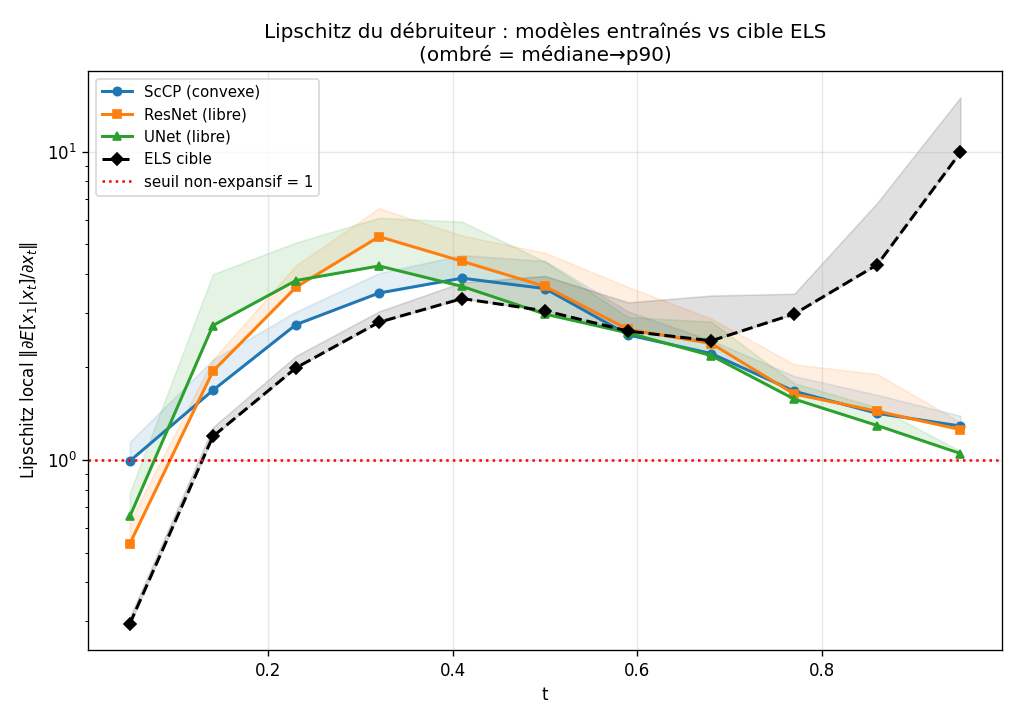

Python code for this plot:
"""MESURE 2 (décisive) : constante de Lipschitz locale du DÉBRUITEUR des modèles
ENTRAÎNÉS (couplage indep, checkpoints temp-5), à superposer sur la cible ELS/global
de la mesure 1. Débruiteur = x + (1-t)·v_model(x,t) (même convention que le r² NIFTY).

Question qui tranche le 'prix de la convexité' :
  - ScCP (prox convexe + w-bias) est-il PLAFONNÉ (L≲1, sous la cible ELS) ?  -> le w-bias
    ne décapsule pas, la contrainte convexe MORD, le prix est réel et localisé.
  - ou atteint-il L~2-3 comme ELS ?  -> w-bias/K fini le sortent de la classe, PAS de prix.
Et : ScCP a-t-il un L systématiquement < ResNet/UNet libres (signature de la contrainte) ?

Mêmes points xt que la mesure 1 (données held-out, indep) -> courbes directement comparables.
Sortie : model_lipschitz.png , model_lipschitz_metrics.txt (logge dans claude.log)
Usage : ~/.venvs/unn/bin/python model_lipschitz.py --nq 16 --nt 11
"""
import argparse, time, torch, numpy as np, matplotlib
matplotlib.use("Agg"); import matplotlib.pyplot as plt
from nifty_els_fm import (mnist_train, build_dict, gauss_patch_weight,
                          ex1_els_nifty, load_model, model_velocity, DIM, S, dev)
from target_lipschitz import lipschitz_els
from models.architectures import SmallUNet

LOG = open("claude.log", "a")
def log(*a): print(*a, flush=True); print(*a, file=LOG, flush=True)


@torch.no_grad()
def lipschitz_denoiser(vel_fn, x, t, niter=15, eps=1e-3):
    """L = ‖J‖ du débruiteur f(x)=x+(1-t)·v(x,t), power-iteration à diff. finies."""
    omt = max(1.0 - t, 1e-2)
    f = lambda z: z + omt * vel_fn(z, t)
    b = x.shape[0]
    v = torch.randn(b, DIM, device=dev); v /= v.norm(dim=1, keepdim=True)
    lam = torch.zeros(b, device=dev)
    for _ in range(niter):
        Jv = (f(x + eps * v) - f(x - eps * v)) / (2 * eps)
        lam = (v * Jv).sum(1)
        v = Jv / (Jv.norm(dim=1, keepdim=True) + 1e-30)
    return lam


def q(x, p): return torch.quantile(x, p).item()


def main():
    ap = argparse.ArgumentParser()
    ap.add_argument("--nq", type=int, default=16)
    ap.add_argument("--nt", type=int, default=11)
    ap.add_argument("--nsub", type=int, default=600)
    ap.add_argument("--P", type=int, default=7)
    args = ap.parse_args()
    log(f"\n===== MESURE 2 : Lipschitz débruiteur des modèles entraînés {time.strftime('%F %T')} =====")
    t0 = time.time()

    sccp = load_model("results/temp-5/ConvScCP_k3_K6_ic128_L1_LNO/model.pt", K=6, ic=128, kernel=3)
    resnet = load_model("results/temp-5/MinimalResNetFM_L6_ic256/model.pt", K=6, ic=128, kernel=3)
    unet = SmallUNet(in_channels=1).to(dev)
    unet.load_state_dict(torch.load("results/temp-5/SmallUNet_baseline/model.pt",
                                    map_location=dev, weights_only=True)); unet.eval()
    log("[load] SmallUNet_baseline")
    vel = {"ScCP (convexe)": lambda x, t: model_velocity(sccp, x, t),
           "ResNet (libre)": lambda x, t: model_velocity(resnet, x, t),
           "UNet (libre)":   lambda x, t: unet(torch.cat([x, torch.full((x.shape[0],1), t, device=dev)],1))}

    Xsub = mnist_train(args.nsub, seed=0); X1 = Xsub.view(args.nsub, DIM)
    Xq = mnist_train(args.nq, seed=1).view(args.nq, DIM)
    pat, pn = build_dict(Xsub, args.P); gw = gauss_patch_weight(args.P)

    ts = np.linspace(0.05, 0.95, args.nt)
    curves = {k: {"med": [], "p90": []} for k in list(vel) + ["ELS cible"]}
    for t in ts:
        x0 = torch.randn_like(Xq); xt = t * Xq + (1 - t) * x0
        line = f"t={t:.3f} |"
        for k, fn in vel.items():
            L = lipschitz_denoiser(fn, xt, float(t))
            curves[k]["med"].append(q(L, .5)); curves[k]["p90"].append(q(L, .9))
            line += f" {k}: med={q(L,.5):.2f} p90={q(L,.9):.2f} |"
        Le = lipschitz_els(xt, float(t), pat, pn, args.P, gw)
        curves["ELS cible"]["med"].append(q(Le, .5)); curves["ELS cible"]["p90"].append(q(Le, .9))
        line += f"  ELS: med={q(Le,.5):.2f}"
        log(line)

    T_ = list(ts)
    fig, ax = plt.subplots(1, 1, figsize=(8.5, 6))
    styl = {"ScCP (convexe)": ("C0", "-o"), "ResNet (libre)": ("C1", "-s"),
            "UNet (libre)": ("C2", "-^"), "ELS cible": ("k", "--D")}
    for k in curves:
        c, m = styl[k]
        ax.plot(T_, curves[k]["med"], m, color=c, label=k, lw=1.8, ms=5)
        ax.fill_between(T_, curves[k]["med"], curves[k]["p90"], color=c, alpha=.12)
    ax.axhline(1.0, color="r", ls=":", lw=1.5, label="seuil non-expansif = 1")
    ax.set_yscale("log"); ax.set_xlabel("t"); ax.set_ylabel(r"Lipschitz local $\|\partial E[x_1|x_t]/\partial x_t\|$")
    ax.set_title("Lipschitz du débruiteur : modèles entraînés vs cible ELS\n"
                 "(ombré = médiane→p90)")
    ax.legend(fontsize=9); ax.grid(alpha=.3)
    plt.tight_layout(); plt.savefig("model_lipschitz.png", dpi=120)
    log("[fig] model_lipschitz.png")

    with open("model_lipschitz_metrics.txt", "w") as f:
        f.write(f"# MESURE 2 Lipschitz débruiteur modèles entraînés (indep) nq={args.nq} P_ELS={args.P}\n")
        f.write("t\t" + "\t".join(f"{k}_med\t{k}_p90" for k in curves) + "\n")
        for i, t in enumerate(ts):
            f.write(f"{t:.3f}\t" + "\t".join(f"{curves[k]['med'][i]:.3f}\t{curves[k]['p90'][i]:.3f}"
                                             for k in curves) + "\n")
    log(f"[metrics] model_lipschitz_metrics.txt | fini en {time.time()-t0:.1f}s")


if __name__ == "__main__":
    main()
